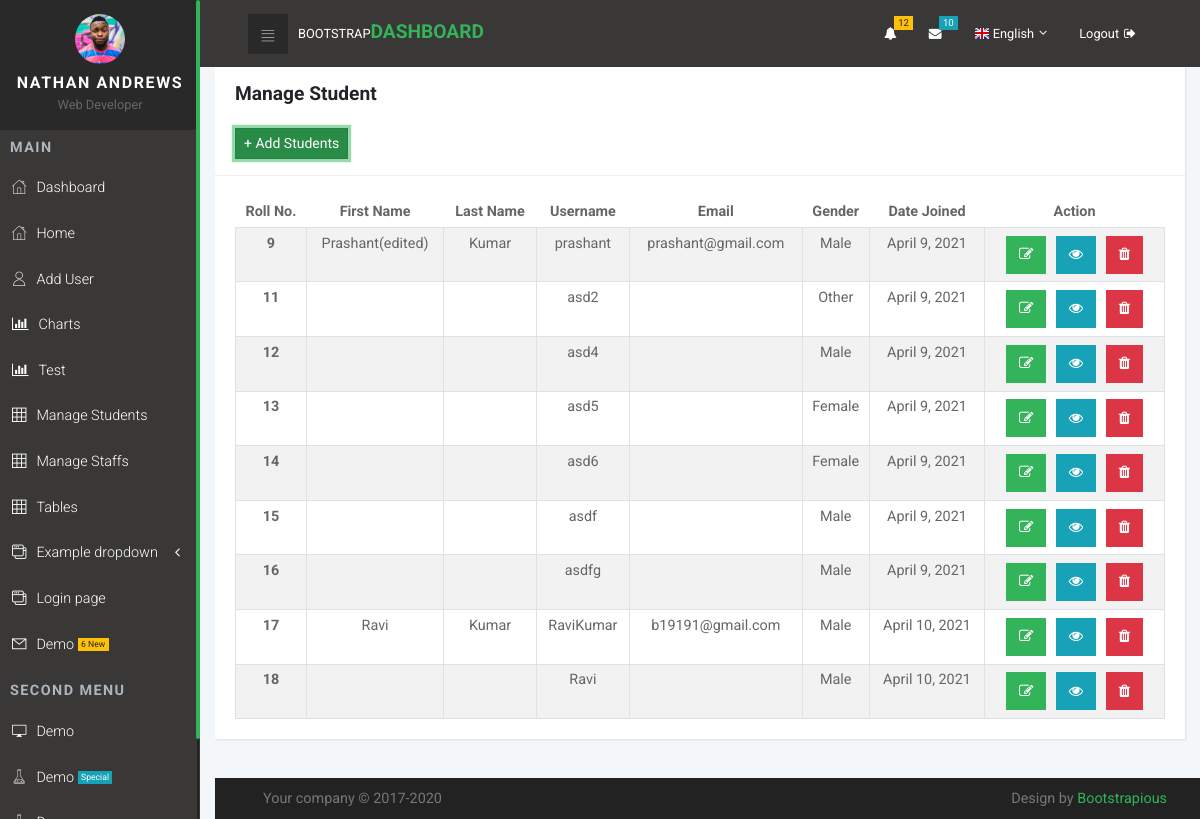
Before: /manage_student/ with the older database file.
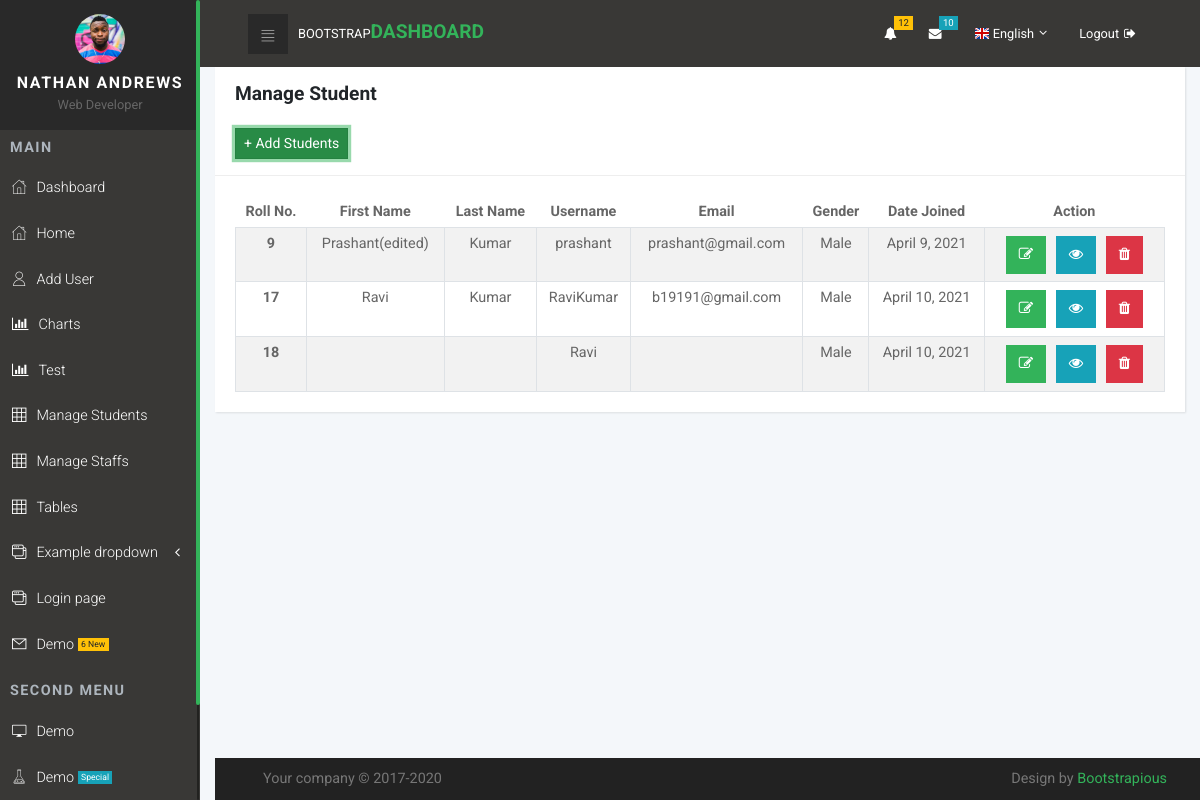
After: the same page with the newer database file.
### sms_app/models.py (models this page shows, shortened)
class Student(models.Model):
    id = models.AutoField(primary_key = True)
    user = models.OneToOneField(User, on_delete = models.CASCADE)
    GENDER = (('Male', 'Male'),('Female', 'Female'),('Other', 'Other'))
    gender = models.CharField(max_length = 10, choices = GENDER)
    address = models.TextField(null = True)
    profile_pic = models.ImageField(default = "", null = True, blank = True)
    session_under = models.ForeignKey(
        SessionYear, on_delete = models.CASCADE, null = True, blank = True)
    courses_taken = models.ForeignKey(
        'Course', on_delete = models.DO_NOTHING, null = True, blank = True)
    date_joined = models.DateField(auto_now_add = True)
    last_login = models.DateField(auto_now = True)

### sms_app/views.py (the view)
# urls.py: path('manage_student/', views.manage_student_view, name='manage_student_view'),
def manage_student_view(request):
    students = Student.objects.all()
    context = {
        'students': students,
    }
    return render(request, 'main/manage_student.html', context)

### templates/main/manage_student.html (shortened to what this page needs)
{% extends 'main/base.html' %}
{% load static %}
{% block content %}
<div class="container">
<div class="row">
  <div class="col-lg-12">
    <div class="card">
      <div class="card-header">
        <h3> Manage Student</h3>
        <br>
        <a href="{% url 'add_student' %}" class="btn btn-primary btn-sm active" role="button" aria-pressed="true">+ Add
          Students</a>
      </div>
      <div class="card-body">
        <div class="table-responsive">
          <table class="table table-striped table-bordered table-hover table-sm">
            <thead >
              <tr class="text-center">
                <th>Roll No.</th>
                <th class="text-center">First Name</center>
                <th>Last Name</th>
                <th>Username</th>
                <th>Email</th>
                <th>Gender</th>
                <th>Date Joined</th>
                <th>Action </th>
              </tr>
            </thead>
            <tbody>
              {% for student in students %}
              <tr class="text-center">
                <th scope="row">{{student.id}}</th>
                <td>{{student.user.first_name}}</td>
                <td>{{student.user.last_name}}</td>
                <td>{{student.user.username}}</td>
                <td>{{student.user.email}}</td>
                <td>{{student.gender}}</td>
                <td>{{student.date_joined}}</td>
                <td>
                  <div>
                  <a href="{% url 'update_student' student.pk %}"><button type="button" class="btn  btn-primary  fa fa-edit"
                  style="margin:3px"></button></a>
                  <a href="{% url 'see_detail' student.pk %}"><button type="button" class="btn  btn-info  fa fa-eye"
                  style="margin:3px"></button></a>
                  <a href="{% url 'delete_student' student.pk %}"><button type="button" class="btn btn-danger  fa fa-trash"
                  style="margin: 3px"></button></a>
                  </div>
                </td>
              </tr>
              {% endfor %}
            </tbody>
          </table>
        </div>
      </div>
    </div>
  </div>
  </div>
  {% endblock %}

### templates/main/base.html (shortened to what this page needs)
{% load static %}
<!DOCTYPE html>
<html>
{% include 'main/head.html' %}
<body>
    {% include 'main/navbar.html' %}
    {% block content %}
    {% endblock %}
    {% include 'main/footer.html' %}
</body>

### templates/main/head.html (shortened to what this page needs)
{% load static %}
<head>
    <link rel="stylesheet" href="{% static 'vendor/bootstrap/css/bootstrap.min.css' %}">
    <link rel="stylesheet" href="{% static 'vendor/font-awesome/css/font-awesome.min.css' %}">
    <link rel="stylesheet" href="{% static 'css/fontastic.css' %}">
    <link rel="stylesheet" href="{% static 'css/grasp_mobile_progress_circle-1.0.0.min.css' %}">
    <link rel="stylesheet" href="{% static 'vendor/malihu-custom-scrollbar-plugin/jquery.mCustomScrollbar.css' %}">
    <link rel="stylesheet" href="{% static 'css/style.default.css' %}" id="theme-stylesheet">
    <link rel="stylesheet" href="{% static 'css/custom.css' %}">
</head>

### templates/main/navbar.html (shortened to what this page needs)
{% load static %}
<nav class="side-navbar">
    <div class="side-navbar-wrapper">
        <div class="sidenav-header d-flex align-items-center justify-content-center">
            <div class="sidenav-header-inner text-center"><img src="{% static 'img/avatar-7.jpg' %}" alt="person"
                    class="img-fluid rounded-circle">
                <h2 class="h5">Nathan Andrews</h2><span>Web Developer</span>
            </div>
        </div>
        <div class="main-menu">
            <h5 class="sidenav-heading">Main</h5>
            <ul id="side-main-menu" class="side-menu list-unstyled">
                <li><a href="{% url 'hod_dashboard' %}"> <i class="icon-home"></i>Dashboard </a></li>
                <li><a href="{% url 'admin_dashboard' %}"> <i class="icon-home"></i>Home </a></li>
                <li><a href="{% url 'register_user' %}"> <i class="icon-user"></i>Add User </a></li>
                <li><a href="{% url 'charts_view' %}"> <i class="fa fa-bar-chart"></i>Charts </a></li>
                <li><a href="{% url 'test-view' %}"> <i class="fa fa-bar-chart"></i>Test </a></li>
                <li><a href="{% url 'manage_student_view' %}"> <i class="icon-grid"></i>Manage Students </a></li>
                <li><a href="{% url 'manage_staff_view' %}"> <i class="icon-grid"></i>Manage Staffs </a></li>
                <li><a href="{% url 'tables_view' %}"> <i class="icon-grid"></i>Tables </a></li>
                <li><a href="#exampledropdownDropdown" aria-expanded="false" data-toggle="collapse"> <i
                            class="icon-interface-windows"></i>Example dropdown </a>
                </li>
                <li><a href="{% url 'login_view' %}"> <i class="icon-interface-windows"></i>Login page </a></li>
                <li> <a href="#"> <i class="icon-mail"></i>Demo
                        <div class="badge badge-warning">6 New</div>
                    </a></li>
            </ul>
        </div>
        <div class="admin-menu">
            <h5 class="sidenav-heading">Second menu</h5>
            <ul id="side-admin-menu" class="side-menu list-unstyled">
                <li> <a href="#"> <i class="icon-screen"> </i>Demo</a></li>
                <li> <a href="#"> <i class="icon-flask"> </i>Demo
                        <div class="badge badge-info">Special</div>
                    </a></li>
                <li> <a href=""> <i class="icon-flask"> </i>Demo</a></li>
            </ul>
        </div>
    </div>
</nav>
<div class="page">
    <header class="header">
        <nav class="navbar">
            <div class="container-fluid">
                <div class="navbar-holder d-flex align-items-center justify-content-between">
                    <div class="navbar-header"><a id="toggle-btn" href="#" class="menu-btn"><i class="icon-bars">
                            </i></a><a href="index.html" class="navbar-brand">
                            <div class="brand-text d-none d-md-inline-block"><span>Bootstrap </span><strong
                                    class="text-primary">Dashboard</strong></div>
                        </a></div>
                    <ul class="nav-menu list-unstyled d-flex flex-md-row align-items-md-center">
                        <li class="nav-item dropdown"> <a id="notifications" rel="nofollow" data-target="#" href="#"
                                data-toggle="dropdown" aria-haspopup="true" aria-expanded="false" class="nav-link"><i
                                    class="fa fa-bell"></i><span class="badge badge-warning">12</span></a>
                        </li>
                        <li class="nav-item dropdown"> <a id="messages" rel="nofollow" data-target="#" href="#"
                                data-toggle="dropdown" aria-haspopup="true" aria-expanded="false" class="nav-link"><i
                                    class="fa fa-envelope"></i><span class="badge badge-info">10</span></a>
                        </li>
                        <li class="nav-item dropdown"><a id="languages" rel="nofollow" data-target="#" href="#"
                                data-toggle="dropdown" aria-haspopup="true" aria-expanded="false"
                                class="nav-link language dropdown-toggle"><img src="{% static 'img/flags/16/GB.png' %}"
                                    alt="English"><span class="d-none d-sm-inline-block">English</span></a>
                        </li>
                        <li class="nav-item"><a href="login.html" class="nav-link logout"> <span
                                    class="d-none d-sm-inline-block">Logout</span><i class="fa fa-sign-out"></i></a>
                        </li>
                    </ul>
                </div>
            </div>
        </nav>
    </header>

### templates/main/footer.html
{% load static %}
<footer class="main-footer">
    <div class="container-fluid">
        <div class="row">
            <div class="col-sm-6">
                <p>Your company &copy; 2017-2020</p>
            </div>
            <div class="col-sm-6 text-right">
                <p>Design by <a href="https://bootstrapious.com/p/bootstrap-4-dashboard"
                        class="external">Bootstrapious</a>
                </p>
            </div>
        </div>
    </div>
</footer>
</div>

### templates/main/scripts.html (shortened to what this page needs)
{% load static %}

### templates/main/manage_student.html (style rules this page uses)
th { align-items: center; }

Changed rows visible on the page:
removed Student: id "11", user.username "asd2", gender "Other", date_joined "April 9, 2021"
removed Student: id "12", user.username "asd4", gender "Male", date_joined "April 9, 2021"
removed Student: id "13", user.username "asd5", gender "Female", date_joined "April 9, 2021"
removed Student: id "14", user.username "asd6", gender "Female", date_joined "April 9, 2021"
removed Student: id "15", user.username "asdf", gender "Male", date_joined "April 9, 2021"
removed Student: id "16", user.username "asdfg", gender "Male", date_joined "April 9, 2021"
